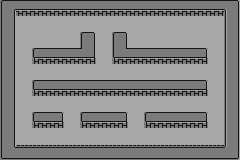

A level layout from a 2D game, rendered from its tile map. Below: a short description, then the map file with its tile-grid data intact:
An orthogonal 15x10 tile map with 16x16 px tiles, 1 tile layer (floor).

<map version="1.4" tiledversion="1.4.1" orientation="orthogonal" renderorder="right-down" width="15" height="10" tilewidth="16" tileheight="16" infinite="0" nextlayerid="2" nextobjectid="1">
 <tileset firstgid="1" name="tiles" tilewidth="16" tileheight="16" tilecount="16" columns="4">
  <image source="../../images/tilesets/tiles.png" width="64" height="64" />
 </tileset>
 <layer id="1" name="floor" width="15" height="10">
  <data encoding="csv">
1,2,2,2,2,2,2,2,2,2,2,2,2,2,3,
5,6,6,6,6,6,6,6,6,6,6,6,6,6,7,
5,6,6,6,6,12,6,12,6,6,6,6,6,6,7,
5,6,13,2,2,4,6,8,2,2,2,2,14,6,7,
5,6,6,6,6,6,6,6,6,6,6,6,6,6,7,
5,6,13,2,2,2,2,2,2,2,2,2,14,6,7,
5,6,6,6,6,6,6,6,6,6,6,6,6,6,7,
5,6,13,14,6,13,2,14,6,13,2,2,14,6,7,
5,6,6,6,6,6,6,6,6,6,6,6,6,6,7,
9,10,10,10,10,10,10,10,10,10,10,10,10,10,11
</data>
 </layer>
</map>
